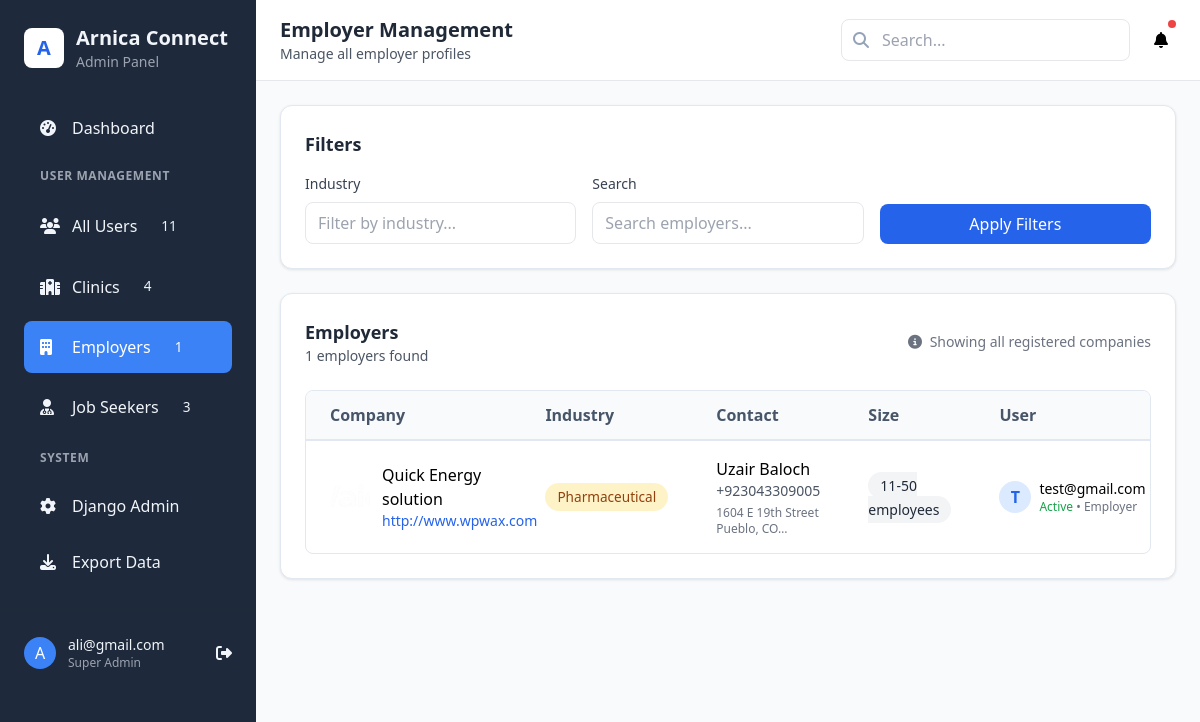
/admin-custom/employers/ (signed in), run on an earlier commit of the app's database.
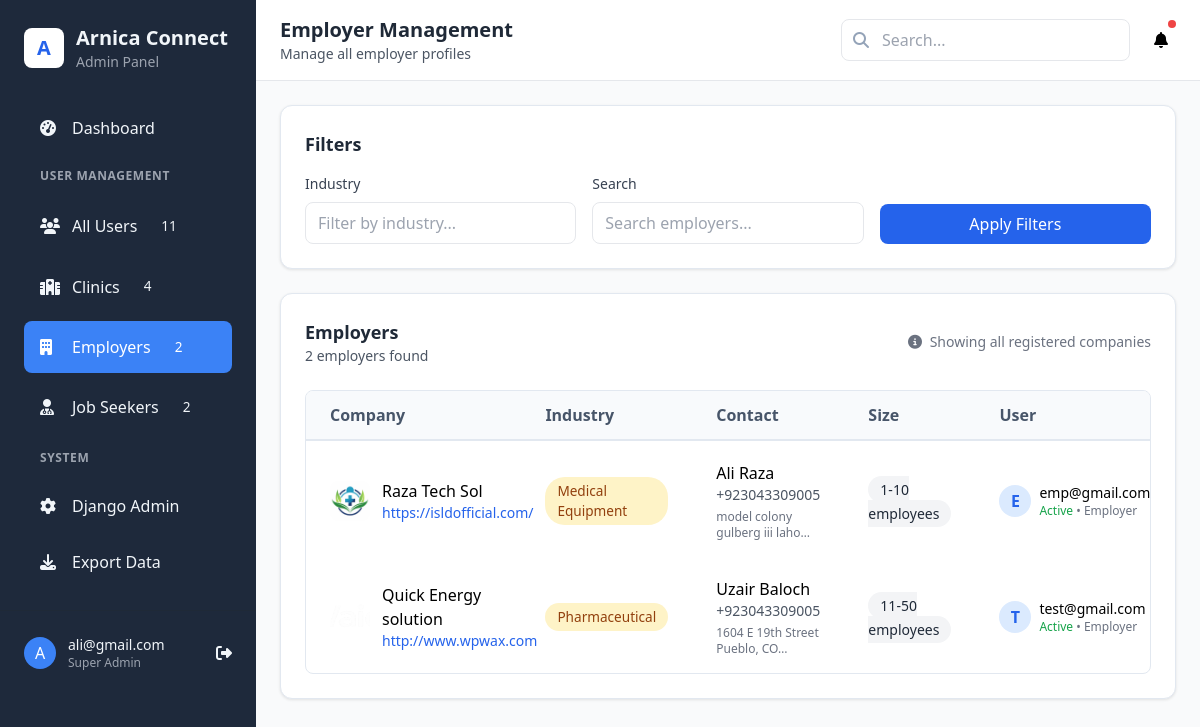
And on a later commit of the database.
### accounts/models.py (models this page shows, shortened)
class User(AbstractBaseUser, PermissionsMixin):
    USER_TYPE_CHOICES = (
        ('clinic', 'Clinic'),
        ('employer', 'Employer'),
        ('job_seeker', 'Job Seeker'),
        ('admin', 'Admin'),
    )
    email = models.EmailField(unique=True)
    user_type = models.CharField(max_length=20, choices=USER_TYPE_CHOICES)
    is_active = models.BooleanField(default=True)
    is_staff = models.BooleanField(default=False)
    date_joined = models.DateTimeField(auto_now_add=True)
    agree_to_terms = models.BooleanField(default=False)
    objects = UserManager()
    USERNAME_FIELD = 'email'
    REQUIRED_FIELDS = ['user_type']

### profiles/models.py (models this page shows, shortened)
class EmployerProfile(models.Model):
    user = models.OneToOneField(
        settings.AUTH_USER_MODEL,
        on_delete=models.CASCADE,
        related_name='employer_profile'
    )
    company_name = models.CharField(max_length=255)
    contact_person = models.CharField(max_length=255)
    phone = models.CharField(max_length=20)
    address = models.TextField(blank=True)
    industry = models.CharField(max_length=100, blank=True)
    company_size = models.CharField(max_length=50, blank=True)
    website = models.URLField(blank=True)
    company_logo = models.ImageField(upload_to='employers/logos/', blank=True, null=True)
    created_at = models.DateTimeField(auto_now_add=True)
    updated_at = models.DateTimeField(auto_now=True)

### custom_admin/views.py (the view)
# urls.py: path('employers/', views.manage_employers, name='manage_employers'),
@login_required
@user_passes_test(is_admin)
def manage_employers(request):
    employers = EmployerProfile.objects.all().select_related('user').order_by('-created_at')
    industry = request.GET.get('industry', '')
    if industry:
        employers = employers.filter(industry__icontains=industry)
    search = request.GET.get('search', '')
    if search:
        employers = employers.filter(
            Q(company_name__icontains=search) |
            Q(user__email__icontains=search) |
            Q(contact_person__icontains=search)
        )
    context = {
        'employers': employers,
    }
    return render(request, 'custom_admin/manage_employers.html', context)

### custom_admin/context_processors.py (called while the page is built)
def admin_stats(request):
    if request.path.startswith('/admin-custom/'):
        return {
            'total_users': User.objects.count(),
            'total_clinics': ClinicProfile.objects.count(),
            'total_employers': EmployerProfile.objects.count(),
            'total_job_seekers': JobSeekerProfile.objects.count(),
        }
    return {}

### custom_admin/views.py (called while the page is built)
def is_admin(user):
    return user.is_staff and user.is_superuser

### custom_admin/templates/custom_admin/manage_employers.html (shortened to what this page needs)
{% extends 'custom_admin/base.html' %}
{% block page_title %}Employer Management{% endblock %}
{% block page_subtitle %}Manage all employer profiles{% endblock %}
{% block content %}
<div class="space-y-6">
    <div class="card p-6">
        <h3 class="text-lg font-semibold text-gray-800 mb-4">Filters</h3>
        <form method="get" class="grid grid-cols-1 md:grid-cols-3 gap-4">
            <div>
                <label class="block text-sm font-medium text-gray-700 mb-2">Industry</label>
                <input type="text" name="industry" value="{{ request.GET.industry|default:'' }}"
                       placeholder="Filter by industry..."
                       class="w-full px-3 py-2 border rounded-lg focus:ring-2 focus:ring-blue-500">
            </div>
            <div>
                <label class="block text-sm font-medium text-gray-700 mb-2">Search</label>
                <input type="text" name="search" value="{{ request.GET.search|default:'' }}"
                       placeholder="Search employers..."
                       class="w-full px-3 py-2 border rounded-lg focus:ring-2 focus:ring-blue-500">
            </div>
            <div class="flex items-end">
                <button type="submit" class="w-full px-4 py-2 bg-blue-600 text-white rounded-lg hover:bg-blue-700">
                    Apply Filters
                </button>
            </div>
        </form>
    </div>
    <div class="card p-6">
        <div class="flex justify-between items-center mb-6">
            <div>
                <h3 class="text-lg font-semibold text-gray-800">Employers</h3>
                <p class="text-gray-600 text-sm">{{ employers.count }} employers found</p>
            </div>
            <div class="text-sm text-gray-500">
                <i class="fas fa-info-circle mr-1"></i>
                Showing all registered companies
            </div>
        </div>
        <div class="table-container">
            <table>
                <thead>
                    <tr>
                        <th class="px-6 py-3 text-left">Company</th>
                        <th class="px-6 py-3 text-left">Industry</th>
                        <th class="px-6 py-3 text-left">Contact</th>
                        <th class="px-6 py-3 text-left">Size</th>
                        <th class="px-6 py-3 text-left">User</th>
                    </tr>
                </thead>
                <tbody>
                    {% for employer in employers %}
                    <tr>
                        <td class="px-6 py-4">
                            <div class="flex items-center">
                                {% if employer.company_logo %}
                                <img src="{{ employer.company_logo.url }}" alt="{{ employer.company_name }}"
                                     class="w-10 h-10 rounded-lg mr-3 object-cover">
                                {% else %}
                                <div class="w-10 h-10 bg-green-100 rounded-lg flex items-center justify-center text-green-600 font-bold mr-3">
                                    {{ employer.company_name|first|upper }}
                                </div>
                                {% endif %}
                                <div>
                                    <p class="font-medium">{{ employer.company_name }}</p>
                                    {% if employer.website %}
                                    <p class="text-sm text-blue-600">
                                        <a href="{{ employer.website }}" target="_blank" class="hover:underline">
                                            {{ employer.website|truncatechars:25 }}
                                        </a>
                                    </p>
                                    {% endif %}
                                </div>
                            </div>
                        </td>
                        <td class="px-6 py-4">
                            <span class="badge badge-warning">
                                {{ employer.industry|default:"Not specified" }}
                            </span>
                        </td>
                        <td class="px-6 py-4">
                            <p class="font-medium">{{ employer.contact_person|default:"Not provided" }}</p>
                            <p class="text-sm text-gray-600">{{ employer.phone|default:"No phone" }}</p>
                            {% if employer.address %}
                            <p class="text-xs text-gray-500 mt-1">{{ employer.address|truncatechars:30 }}</p>
                            {% endif %}
                        </td>
                        <td class="px-6 py-4">
                            <span class="px-3 py-1 bg-gray-100 text-gray-800 rounded-full text-sm">
                                {{ employer.company_size|default:"Not specified" }}
                            </span>
                        </td>
                        <td class="px-6 py-4">
                            <div class="flex items-center">
                                <div class="w-8 h-8 bg-blue-100 rounded-full flex items-center justify-center text-blue-600 font-bold mr-2">
                                    {{ employer.user.email|first|upper }}
                                </div>
                                <div>
                                    <p class="text-sm font-medium truncate" style="max-width: 150px;">{{ employer.user.email }}</p>
                                    <p class="text-xs text-gray-500">
                                        <span class="{% if employer.user.is_active %}text-green-600{% else %}text-red-600{% endif %}">
                                            {{ employer.user.is_active|yesno:"Active,Inactive" }}
                                        </span>
                                        • {{ employer.user.user_type|title }}
                                    </p>
                                </div>
                            </div>
                        </td>
                    </tr>
                    {% endfor %}
                </tbody>
            </table>
        </div>
    </div>
</div>
{% endblock %}

### custom_admin/templates/custom_admin/base.html (shortened to what this page needs)
<!DOCTYPE html>
<html lang="en">
<head>
    <script src="https://cdn.tailwindcss.com"></script>
    <link rel="stylesheet" href="https://cdnjs.cloudflare.com/ajax/libs/font-awesome/6.4.0/css/all.min.css">
</head>
<body class="bg-gray-50">
    <div class="flex h-screen">
        <div class="sidebar w-64 flex-shrink-0 hidden md:block">
            <div class="p-6">
                <div class="flex items-center space-x-3 mb-8">
                    <div class="w-10 h-10 bg-white rounded-lg flex items-center justify-center">
                        <span class="text-blue-600 font-bold text-xl">A</span>
                    </div>
                    <div>
                        <h1 class="text-xl font-bold">Arnica Connect</h1>
                        <p class="text-sm text-gray-400">Admin Panel</p>
                    </div>
                </div>
                <nav class="space-y-2">
                    <a href="{% url 'custom_admin:dashboard' %}"
                       class="flex items-center space-x-3 px-4 py-3 rounded-lg {% if request.resolver_match.url_name == 'dashboard' %}active{% endif %}">
                        <i class="fas fa-tachometer-alt w-5"></i>
                        <span>Dashboard</span>
                    </a>
                    <div class="px-4 py-2 text-xs font-semibold text-gray-400 uppercase tracking-wider">
                        User Management
                    </div>
                    <a href="{% url 'custom_admin:manage_users' %}"
                       class="flex items-center space-x-3 px-4 py-3 rounded-lg {% if request.resolver_match.url_name == 'manage_users' %}active{% endif %}">
                        <i class="fas fa-users w-5"></i>
                        <span>All Users</span>
                        <span class="ml-auto badge">{{ total_users|default:"0" }}</span>
                    </a>
                    <a href="{% url 'custom_admin:manage_clinics' %}"
                       class="flex items-center space-x-3 px-4 py-3 rounded-lg {% if request.resolver_match.url_name == 'manage_clinics' %}active{% endif %}">
                        <i class="fas fa-hospital w-5"></i>
                        <span>Clinics</span>
                        <span class="ml-auto badge">{{ total_clinics|default:"0" }}</span>
                    </a>
                    <a href="{% url 'custom_admin:manage_employers' %}"
                       class="flex items-center space-x-3 px-4 py-3 rounded-lg {% if request.resolver_match.url_name == 'manage_employers' %}active{% endif %}">
                        <i class="fas fa-building w-5"></i>
                        <span>Employers</span>
                        <span class="ml-auto badge">{{ total_employers|default:"0" }}</span>
                    </a>
                    <a href="{% url 'custom_admin:manage_job_seekers' %}"
                       class="flex items-center space-x-3 px-4 py-3 rounded-lg {% if request.resolver_match.url_name == 'manage_job_seekers' %}active{% endif %}">
                        <i class="fas fa-user-md w-5"></i>
                        <span>Job Seekers</span>
                        <span class="ml-auto badge">{{ total_job_seekers|default:"0" }}</span>
                    </a>
                    <div class="px-4 py-2 text-xs font-semibold text-gray-400 uppercase tracking-wider mt-8">
                        System
                    </div>
                    <a href="{% url 'admin:index' %}" target="_blank" class="flex items-center space-x-3 px-4 py-3 rounded-lg">
                        <i class="fas fa-cog w-5"></i>
                        <span>Django Admin</span>
                    </a>
                    <a href="{% url 'custom_admin:export_users_csv' %}" class="flex items-center space-x-3 px-4 py-3 rounded-lg">
                        <i class="fas fa-download w-5"></i>
                        <span>Export Data</span>
                    </a>
                </nav>
            </div>
            <div class="mt-auto p-6 border-t border-gray-800">
                <div class="flex items-center space-x-3">
                    <div class="w-8 h-8 bg-blue-500 rounded-full flex items-center justify-center text-white">
                        {{ request.user.email|first|upper }}
                    </div>
                    <div class="flex-1">
                        <p class="text-sm font-medium">{{ request.user.email }}</p>
                        <p class="text-xs text-gray-400">Super Admin</p>
                    </div>
                    <a href="{% url 'admin:logout' %}" class="text-gray-400 hover:text-white">
                        <i class="fas fa-sign-out-alt"></i>
                    </a>
                </div>
            </div>
        </div>
        <div class="flex-1 overflow-auto">
            <div class="bg-white border-b px-6 py-4">
                <div class="flex justify-between items-center">
                    <div>
                        <h2 class="text-xl font-bold text-gray-800">{% block page_title %}Dashboard{% endblock %}</h2>
                        <p class="text-gray-600 text-sm">{% block page_subtitle %}Overview and statistics{% endblock %}</p>
                    </div>
                    <div class="flex items-center space-x-4">
                        <div class="relative search-box">
                            <i class="fas fa-search"></i>
                            <input type="text" placeholder="Search..." class="pl-10 pr-4 py-2 border rounded-lg focus:outline-none focus:ring-2 focus:ring-blue-500">
                        </div>
                        <div class="relative">
                            <button class="p-2 hover:bg-gray-100 rounded-lg">
                                <i class="fas fa-bell"></i>
                                <span class="absolute top-0 right-0 w-2 h-2 bg-red-500 rounded-full"></span>
                            </button>
                        </div>
                    </div>
                </div>
            </div>
            <div class="p-6">
                {% block content %}{% endblock %}
            </div>
        </div>
    </div>
</body>
</html>

### custom_admin/templates/custom_admin/base.html (style rules this page uses)
:root { --primary-color: #3b82f6; --primary-dark: #1d4ed8; --primary-light: #dbeafe; --secondary-color: #64748b; --success-color: #10b981; --warning-color: #f59e0b; --danger-color: #ef4444; --sidebar-bg: #1e293b; --sidebar-text: #f1f5f9; --sidebar-hover: #334155; }
.sidebar { background: var(--sidebar-bg); color: var(--sidebar-text); transition: all 0.3s ease; }
.sidebar a { color: var(--sidebar-text); text-decoration: none; transition: all 0.2s ease; }
.sidebar .active { background: var(--primary-color); color: white; }
.card { background: white; border-radius: 12px; box-shadow: 0 1px 3px rgba(0,0,0,0.1); border: 1px solid #e2e8f0; transition: all 0.3s ease; }
.table-container { overflow-x: auto; border-radius: 8px; border: 1px solid #e2e8f0; }
table { width: 100%; border-collapse: separate; border-spacing: 0; }
thead { background: #f8fafc; }
th { font-weight: 600; color: #475569; border-bottom: 2px solid #e2e8f0; }
.badge { display: inline-flex; align-items: center; padding: 4px 12px; border-radius: 20px; font-size: 0.85rem; font-weight: 500; }
.badge-warning { background: #fef3c7; color: #92400e; }
.search-box { position: relative; }
.search-box input { padding-left: 40px; }
.search-box i { position: absolute; left: 12px; top: 50%; transform: translateY(-50%); color: #94a3b8; }

What changed in the data, as far as the page shows it:
added EmployerProfile: company_logo (picture), company_name "Raza Tech Sol", website "https://isldofficial.com/", industry "Medical Equipment", contact_person "Ali Raza", phone "+923043309005", address "model colony gulberg iii laho…", company_size "1-10 employees", user.email|first "E", user.email "emp@gmail.com", user.is_active "Active", user.user_type "Employer"
Also different on the page:
{{ total_employers|default:"0" }}: "1" → "2"
{{ total_job_seekers|default:"0" }}: "3" → "2"
{{ employers.count }}: "1" → "2"
